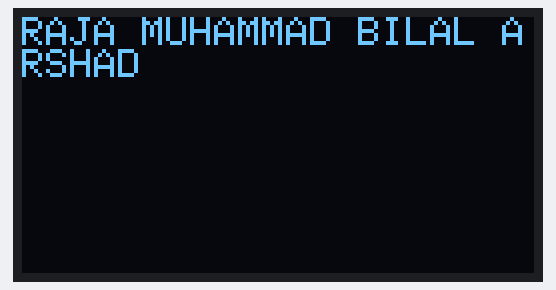
Bench run of a sketch on a simulated ESP32. On the bench: 128×64 one-colour display.

Above: at 0.1 s.

The sketch:

TEST_Module_OLED.ino
```cpp
#include <Wire.h>
#include <Adafruit_GFX.h>
#include <Adafruit_SSD1306.h>

#define SCREEN_WIDTH 128
#define SCREEN_HEIGHT 64
#define OLED_RESET -1 // Not used with I2C
#define SCREEN_ADDRESS 0x3C  // Try 0x3C if 0x78 doesn't work

Adafruit_SSD1306 display(SCREEN_WIDTH, SCREEN_HEIGHT, &Wire, OLED_RESET);

void setup() {
  Serial.begin(115200);

  // Initialize I2C with your custom pins
  Wire.begin(8, 7); // SDA = GPIO8, SCL = GPIO7

  // Init OLED
  if (!display.begin(SSD1306_SWITCHCAPVCC, SCREEN_ADDRESS)) {
    Serial.println(F("SSD1306 OLED not found. Check wiring!"));
    while (true);
  }

  display.clearDisplay();
  display.setTextSize(1);
  display.setTextColor(SSD1306_WHITE);
  display.setCursor(0, 0);
  display.println(F("RAJA MUHAMMAD BILAL ARSHAD"));
  display.display();
}

void loop() {
  // You can refresh text here if needed
}
```
